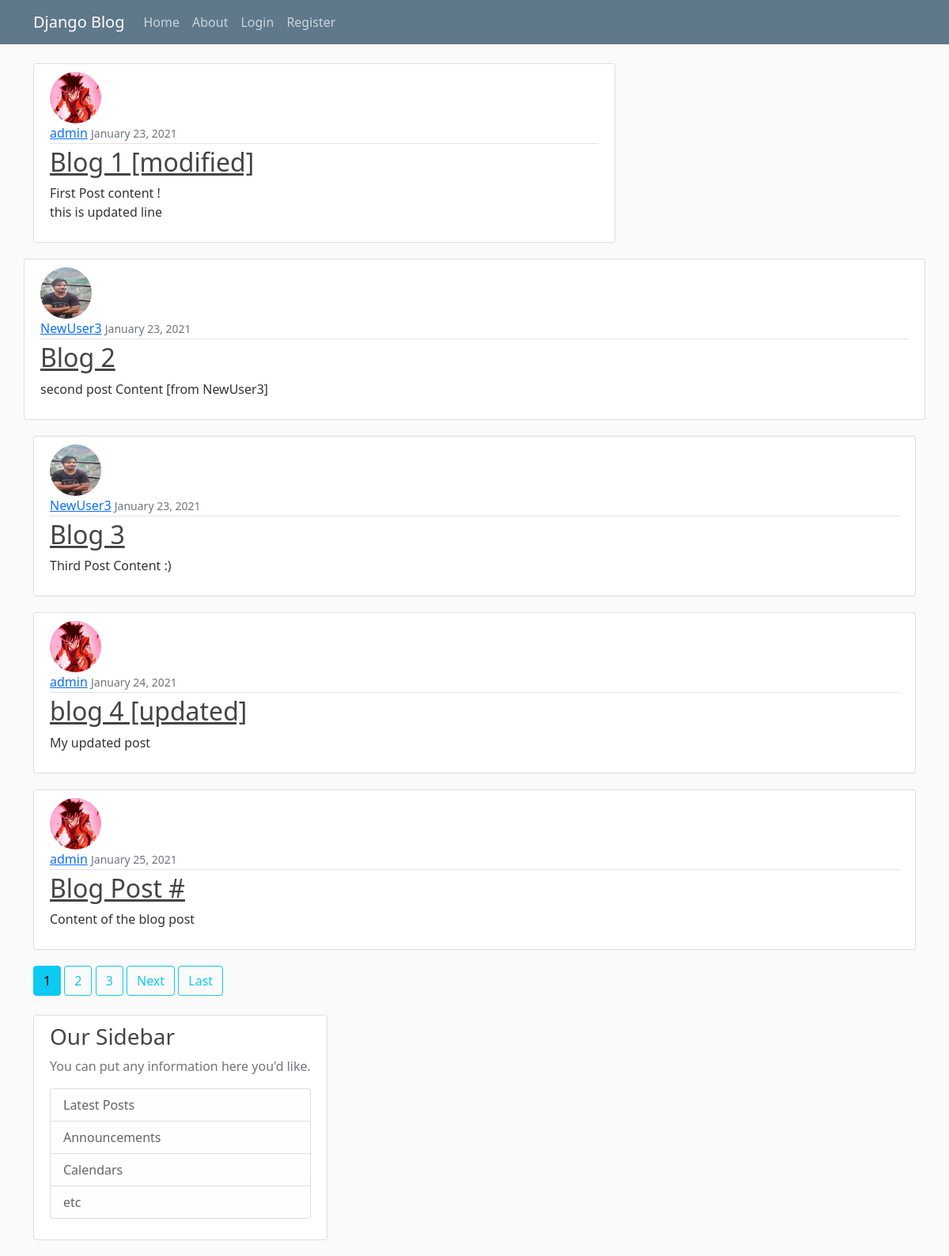
The page / on the database its author committed.
### blog/models.py (models this page shows, shortened)
class Post(models.Model):
    title = models.CharField(max_length=100)
    content = models.TextField()
    date_posted = models.DateTimeField(default=timezone.now)
    author = models.ForeignKey(User, on_delete=models.CASCADE)

### users/models.py (models this page shows, shortened)
class Profile(models.Model):
    user = models.OneToOneField(User, on_delete=models.CASCADE)
    image = models.ImageField(default='default.jpg', upload_to='profile_pics')

### blog/views.py (the view)
# urls.py: path('', PostListView.as_view(), name='blog-home'),
class PostListView(ListView):
    model = Post
    template_name = 'blog/home.html'  # <app>/<model>_<viewType>.html
    context_object_name = 'posts'
    paginate_by = 5

### blog/templates/blog/home.html (shortened to what this page needs)
{% extends 'blog/base.html'%} {% block content%}
{% for post in posts %}
<article class="media content-section">
<img class ="rounded-circle article-img" src ="{{ post.author.profile.image.url}}"
  <div class="media-body">
    <div class="article-metadata">
      <a class="mr-2" href="#">{{ post.author }}</a>
      <small class="text-muted">{{ post.date_posted|date:"F d, Y" }}</small>
    </div>
    <h2><a class="article-title" href="{% url 'post-detail' post.id %}">{{ post.title }}</a></h2>
    <p class="article-content">{{ post.content }}</p>
  </div>
</article>
{% endfor%}
{% if is_paginated %}
  {% for num in page_obj.paginator.page_range %}
    {% if page_obj.number == num %}
      <a class ="btn btn-info mb-4" href="?page={{num}}">{{ num }}</a>
    {% elif num > page_obj.number|add:'-3' and num < page_obj.number|add:'3'%}
      <a class ="btn btn-outline-info mb-4" href="?page={{num}}">{{ num }}</a>
    {%  endif %}
  {% endfor %}
{% if page_obj.has_next %}
  <a class ="btn btn-outline-info mb-4" href="?page={{ page_obj.next_page_number }}">Next</a>
  <a class ="btn btn-outline-info mb-4" href="?page={{ page_obj.paginator.num_pages }}">Last</a>
{% endif%}
{% endif  %}
{% endblock content %}

### blog/static/blog/main.css (style rules this page uses)
body { background: #fafafa; color: #333333; margin-top: 5rem; }
h1, h2, h3, h4, h5, h6 { color: #444444; }
.content-section { background: #ffffff; padding: 10px 20px; border: 1px solid #dddddd; border-radius: 3px; margin-bottom: 20px; }
.article-title { color: #444444; }
.article-content { white-space: pre-line; }
.article-img { height: 65px; width: 65px; margin-right: 16px; }
.article-metadata { padding-bottom: 1px; margin-bottom: 4px; border-bottom: 1px solid #e3e3e3; }

### rows shown on the page
Post: author.profile.image (picture), author "admin", date_posted "January 23, 2021", title "Blog 1 [modified]", content "First Post content ! this is updated line"
Post: author.profile.image (picture), author "NewUser3", date_posted "January 23, 2021", title "Blog 2", content "second post Content [from NewUser3]"
Post: author.profile.image (picture), author "NewUser3", date_posted "January 23, 2021", title "Blog 3", content "Third Post Content :)"
Post: author.profile.image (picture), author "admin", date_posted "January 24, 2021", title "blog 4 [updated]", content "My updated post"
Post: author.profile.image (picture), author "admin", date_posted "January 25, 2021", title "Blog Post #", content "Content of the blog post"

### other values the page prints
{{ num }} "1"
{{ num }} "2" "3"
